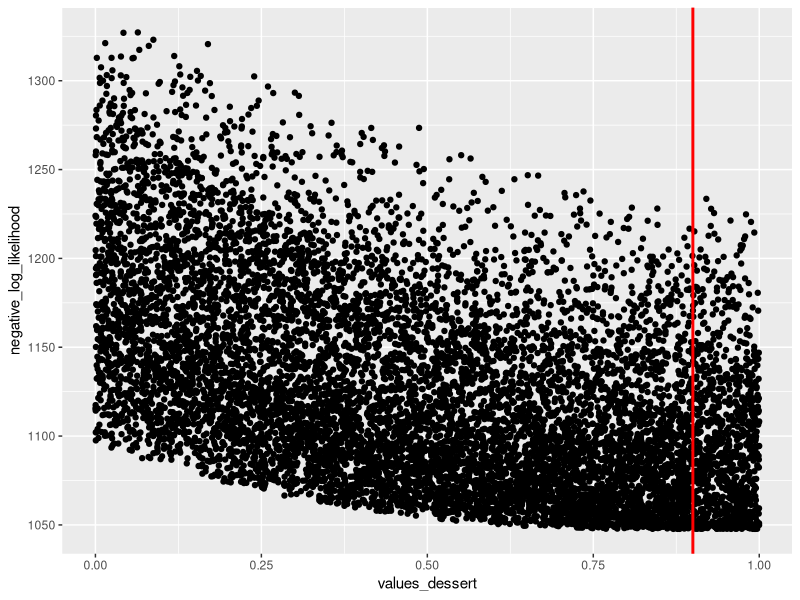
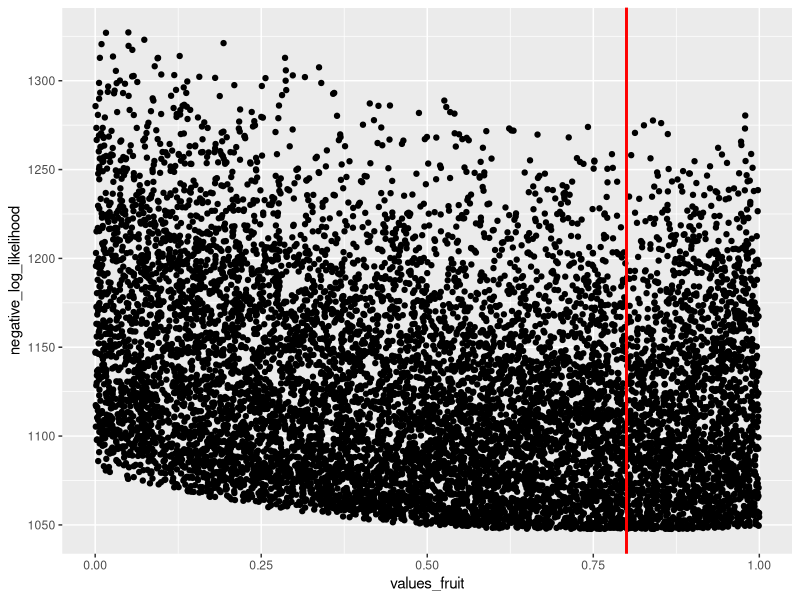
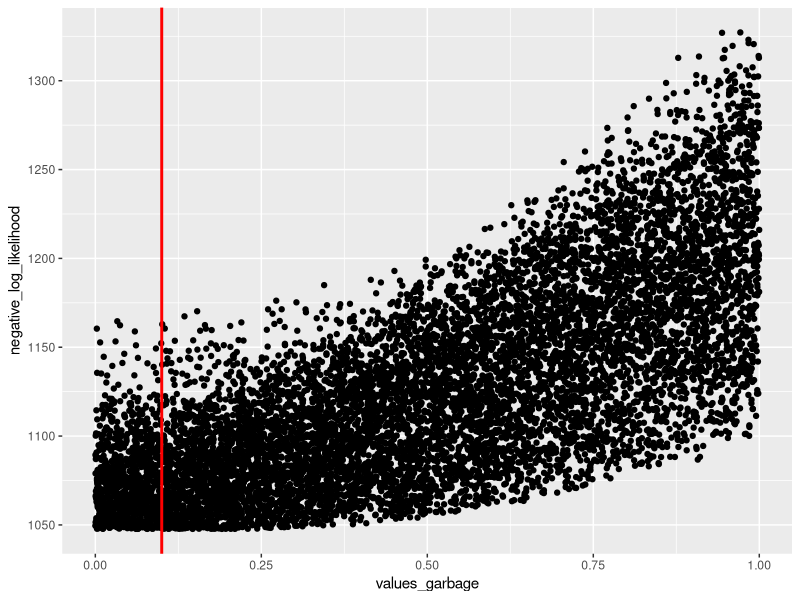
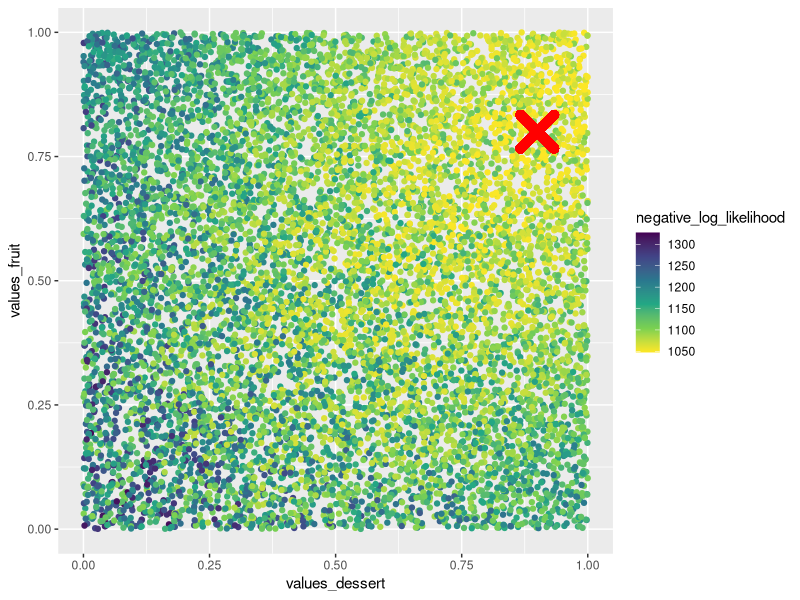
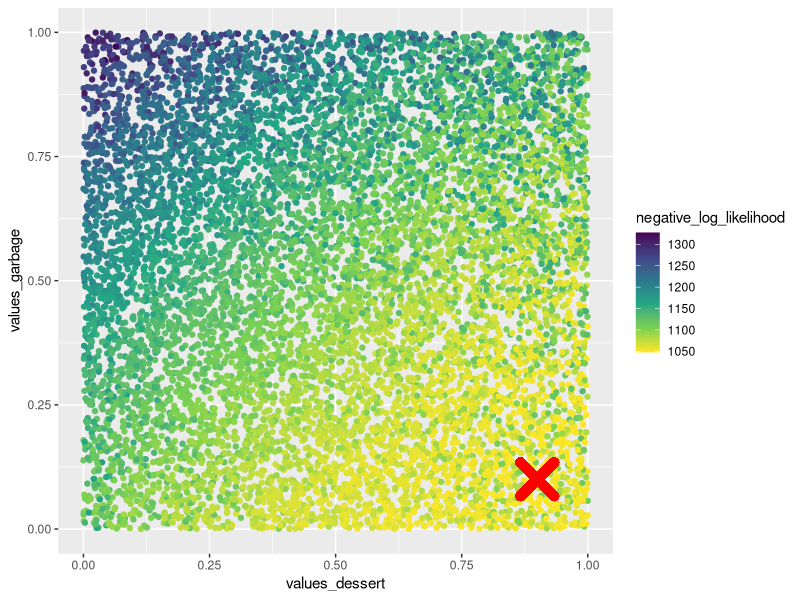
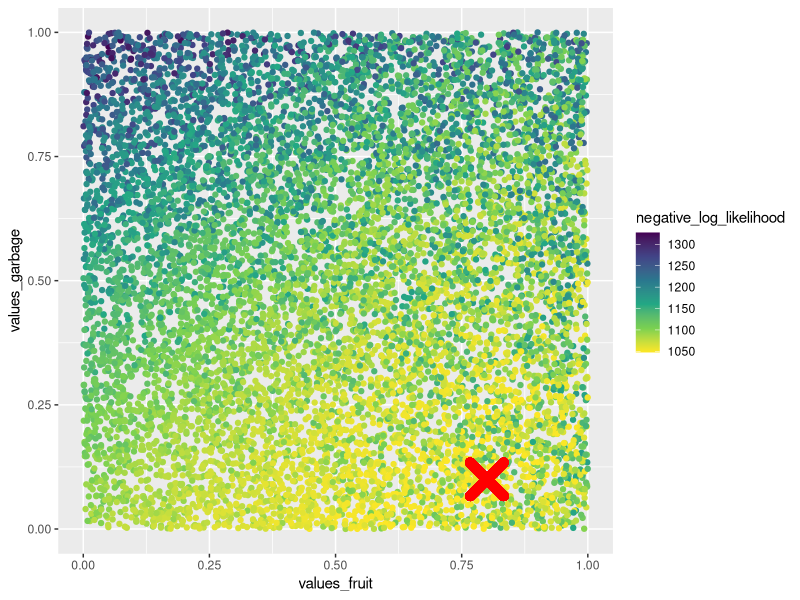

The R script that drew these images, in order:
library(tidyverse)

# functions
soft_max <- function(rewards, beta) {
  values <- exp(rewards * beta)
  return(values / sum(values))
}

prob_generative_model <- function(mental_state_proposal, rationality) {
  probabilities <- soft_max(mental_state_proposal$rewards, beta = rationality)
  sample(mental_state_proposal$objects, 1, prob = probabilities)
}

generate_hypothesis <- function(ObjectList) {
  possibilites <- runif(length(ObjectList))
  
  data.frame(
    objects = ObjectList,
    rewards = possibilites # this would be uniform prior
  )
}

# Monte Carlo parameters
size_parameter_space <- 10000
set.seed(666)

# decision tasks parameters
nTrials <- 1000
objects <- c("dessert", "fruit", "garbage")

# real target generative model
true_rewards <- c(0.9, 0.8, 0.1) 
true_rationality <- 1
true_generative_model <- data.frame(objects = objects,
                                    rewards = true_rewards)

# simulate real agent choices
obsereved_choices <- rep(NA, nTrials)
for(i in 1:nTrials) {
  obsereved_choices[i] <- prob_generative_model(true_generative_model, true_rationality)
}

# create containers for data
values_space <- data.frame(matrix(ncol = length(objects) + # internal values
                                    1 + # internal parameters
                                    length(objects) + # probability of certain object choice
                                    1, # negative log likelihood of sequence of choices
                                  nrow = size_parameter_space))

colnames(values_space) <- c(paste0("values_", objects), 
                            "rationality",
                            paste0("probability_", objects),
                            "negative_log_likelihood")

# infer internal values
for(i in 1:size_parameter_space) { # monte carlo sampling of parameter space
  print(i)
  
  hypothesis_generative_model <- generate_hypothesis(objects)
  hypothesis_rationality <- 1
  
  objects_probability <- soft_max(deframe(hypothesis_generative_model), 
                                  hypothesis_rationality)
  
  # calculate the negative log likelihood of sequence of choices
  negative_log_likelihood <- -sum(log(objects_probability[obsereved_choices]))
  
  # save results
  values_space[i, ] <- c(hypothesis_generative_model$rewards,
                         hypothesis_rationality,
                         objects_probability[objects], # the last "[objects]" just makes sure the order of the objects is correct
                         negative_log_likelihood)
}

# retrieve the inferred internal values (MAP)
MAP <- values_space |>
  filter(negative_log_likelihood == min(negative_log_likelihood)) 

# visualize results
ggplot(values_space) +
  geom_point(aes(values_dessert, negative_log_likelihood)) +
  geom_vline(aes(xintercept = true_generative_model[1, 2]), color = "red", linewidth = 1)

ggplot(values_space) +
  geom_point(aes(values_fruit, negative_log_likelihood)) +
  geom_vline(aes(xintercept = true_generative_model[2, 2]), color = "red", linewidth = 1)

ggplot(values_space) +
  geom_point(aes(values_garbage, negative_log_likelihood)) +
  geom_vline(aes(xintercept = true_generative_model[3, 2]), color = "red", linewidth = 1)

ggplot(values_space) +
  geom_point(aes(values_dessert, values_fruit, 
                 color = negative_log_likelihood)) +
  scale_color_viridis_c(option = "viridis",
                        direction = -1) +
  geom_point(aes(true_generative_model[1, 2],
                 true_generative_model[2, 2]), 
             size = 8, shape = 4, stroke = 5,
             color = "red")

ggplot(values_space) +
  geom_point(aes(values_dessert, values_garbage, 
                 color = negative_log_likelihood)) +
  scale_color_viridis_c(option = "viridis",
                        direction = -1) +
  geom_point(aes(true_generative_model[1, 2],
                 true_generative_model[3, 2]), 
             size = 8, shape = 4, stroke = 5,
             color = "red")

ggplot(values_space) +
  geom_point(aes(values_fruit, values_garbage, 
                 color = negative_log_likelihood)) +
  scale_color_viridis_c(option = "viridis",
                        direction = -1) +
  geom_point(aes(true_generative_model[2, 2],
                 true_generative_model[3, 2]), 
             size = 8, shape = 4, stroke = 5,
             color = "red")

